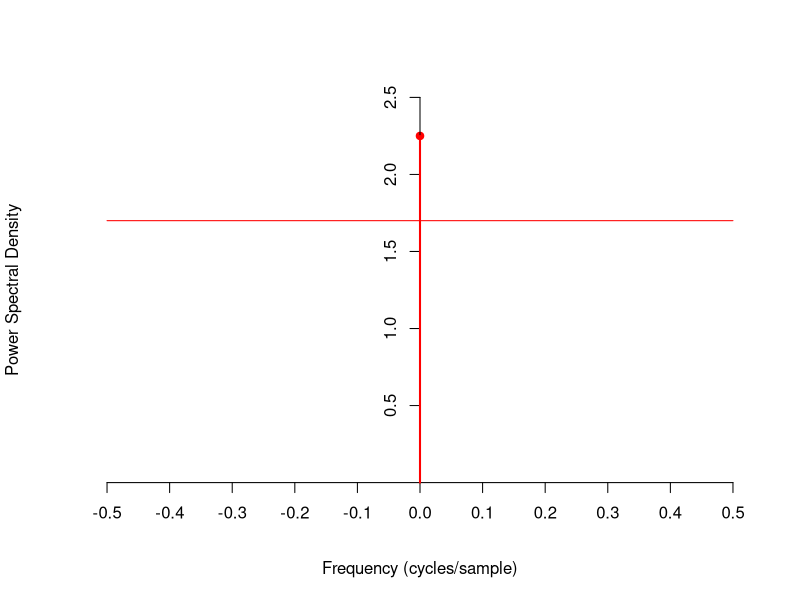
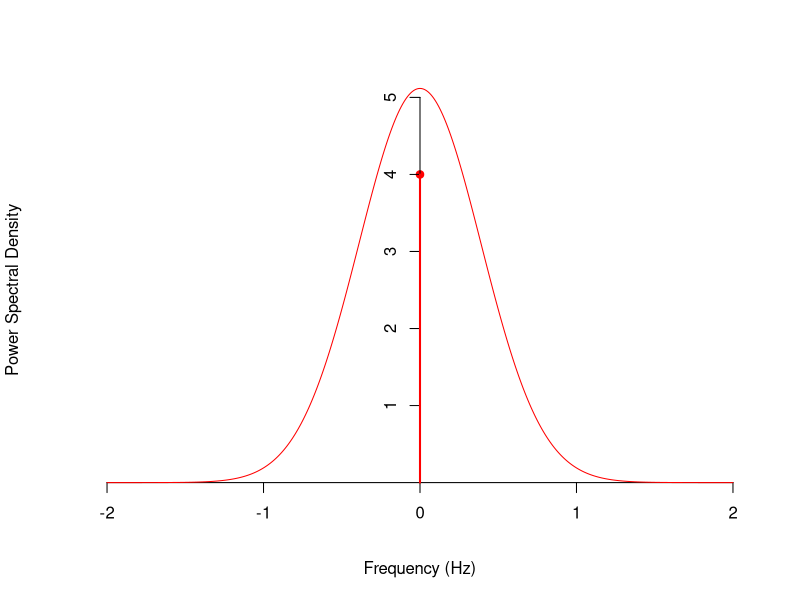

Write the R code that produced these figures, in order.
## ---- chunk 1
plot(0, 1.5^2,
     xaxt="n", yaxt="n", bty="n",
     col="red", pch=19,
     xlim=c(-0.5, 0.5), ylim=c(0, 2.5),
     xlab="Frequency (cycles/sample)", 
     ylab="Power Spectral Density")
axis(1, pos=0, at=(-5:5) / 10)
axis(2, pos=0, at=(1:5) / 2)
lines(c(-0.5, 0.5), c(1.7, 1.7), type="l", col="red")
lines(c(0, 0), c(0, 1.5^2), lwd=2, col="red")
## ---- chunk 2
plot(0, 4,
     xaxt="n", yaxt="n", bty="n",
     col="red", pch=19,
     xlim=c(-2, 2), ylim=c(0, 5),
     xlab="Frequency (Hz)", 
     ylab="Power Spectral Density")
axis(1, pos=0, at=(-2:2))
axis(2, pos=0, at=(1:5))

fs <- seq(-2, 2, 0.01)
lines(fs, 5 * sqrt(pi / 3) * exp(-pi^2 * fs^2 / 3), type="l", col="red")
lines(c(0, 0), c(0, 4), lwd=2, col="red")
